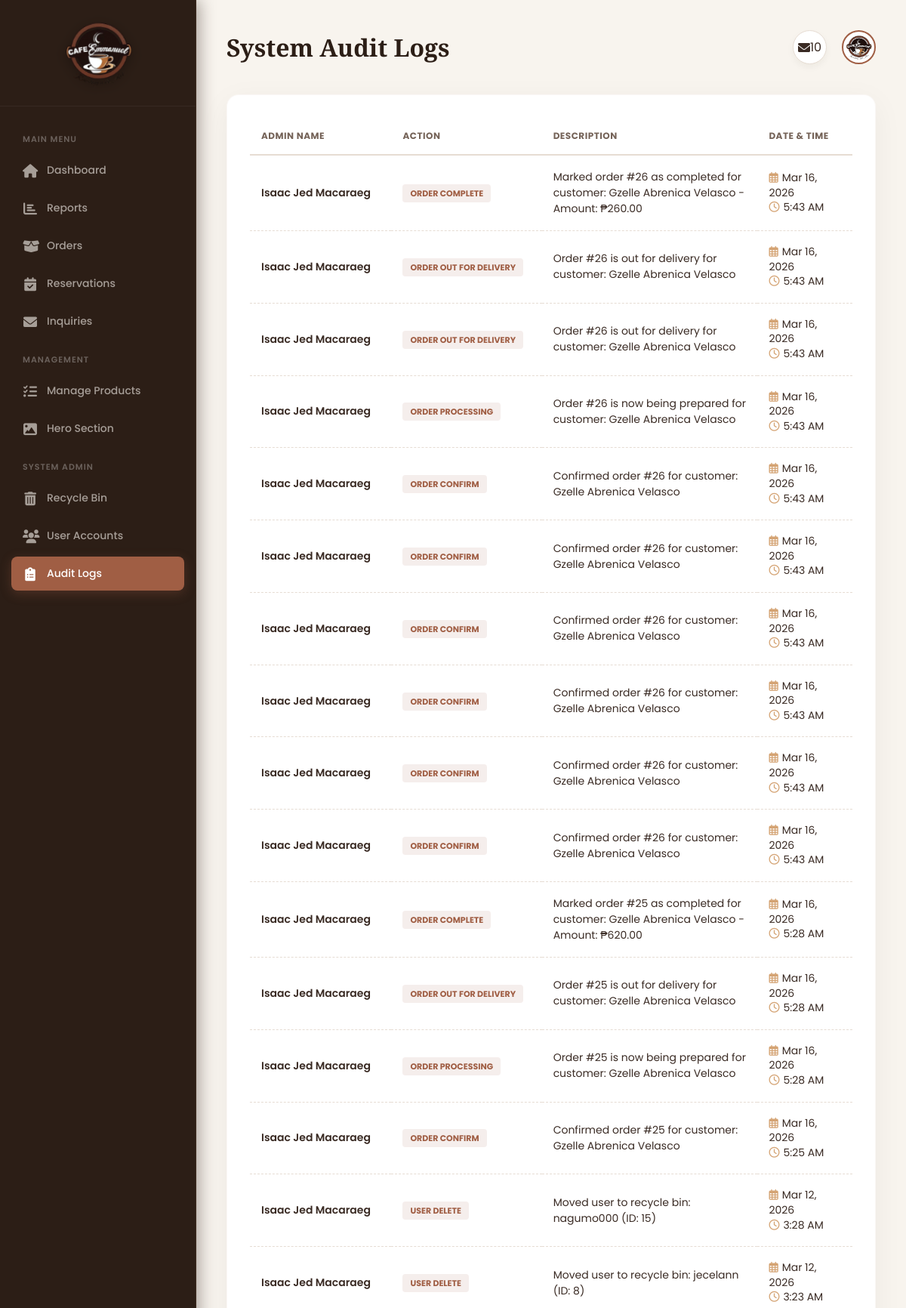
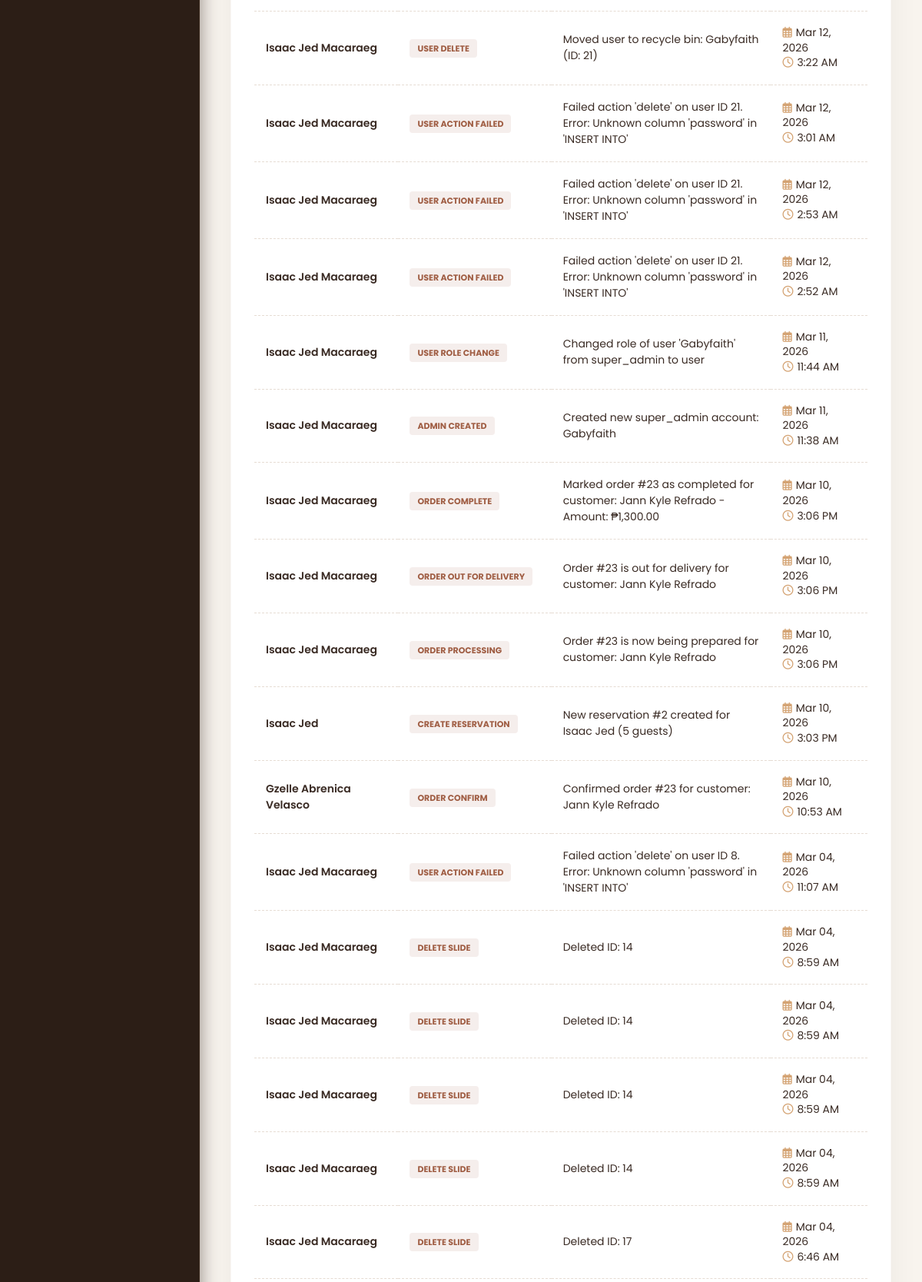
The page /audit_logs_page.php (signed in, upper part) on the database its author committed (2 pictures, top to bottom).
### tables this page shows
CREATE TABLE `audit_logs` (
  `id` int(11) NOT NULL,
  `admin_id` int(11) NOT NULL,
  `admin_name` varchar(255) NOT NULL,
  `action` varchar(100) NOT NULL,
  `description` text NOT NULL,
  `table_name` varchar(50) DEFAULT NULL,
  `record_id` int(11) DEFAULT NULL,
  `created_at` timestamp NULL DEFAULT current_timestamp()
);

### audit_logs_page.php (the view, shortened to what this page needs)
<?php
include 'db_connect.php';
$inquiry_count_result = $conn->query("SELECT COUNT(*) as count FROM inquiries WHERE status = 'new'");
$unread_inquiries = $inquiry_count_result ? $inquiry_count_result->fetch_assoc()['count'] : 0;
$sql = "SELECT admin_name, action, description, created_at FROM audit_logs ORDER BY created_at DESC";
$result = $conn->query($sql);
?>
<!DOCTYPE html>
<html lang="en">
<head>
    <link rel="stylesheet" href="https://cdnjs.cloudflare.com/ajax/libs/font-awesome/6.4.0/css/all.min.css" />
</head>
<body>
    <?php include 'admin_sidebar.php'; ?>
    <main class="main-content">
        <header class="main-header">
            <h1>System Audit Logs</h1>
            <div class="header-icons">
                <div class="icon-container" id="messageIcon">
                    <i class="fas fa-envelope"></i>
                    <?php if($unread_inquiries > 0): ?><span class="header-badge"><?php echo $unread_inquiries; ?></span><?php endif; ?>
                </div>
                <div class="icon-container" id="profileIcon" style="border:none; box-shadow:none; background:transparent;">
                    <img src="Logo_Brand.png" alt="Admin" style="width:45px; height:45px; border-radius:50%; border:2px solid var(--primary); padding:2px; background:#fff;">
                </div>
            </div>
        </header>
        <div class="card">
            <div style="overflow-x: auto;">
                <table>
                    <thead>
                        <tr>
                            <th>Admin Name</th>
                            <th>Action</th>
                            <th>Description</th>
                            <th>Date & Time</th>
                        </tr>
                    </thead>
                    <tbody>
                        <?php if ($result && $result->num_rows > 0): ?>
                            <?php while ($row = $result->fetch_assoc()): ?>
                                <tr>
                                    <td class="admin-name"><?php echo htmlspecialchars($row['admin_name']); ?></td>
                                    <td><span class="action-tag"><?php echo htmlspecialchars(str_replace('_', ' ', $row['action'])); ?></span></td>
                                    <td style="max-width: 300px;"><?php echo htmlspecialchars($row['description']); ?></td>
                                    <td class="date-time">
                                        <div><i class="far fa-calendar-alt"></i><?php echo date("M d, Y", strtotime($row['created_at'])); ?></div>
                                        <div><i class="far fa-clock"></i><?php echo date("g:i A", strtotime($row['created_at'])); ?></div>
                                    </td>
                                </tr>
                            <?php endwhile; ?>
                        <?php else: ?>
                            <tr><td colspan="4" style="text-align:center; padding:40px; color:#3a2b24; font-weight:600;">No activity logs found.</td></tr>
                        <?php endif; ?>
                    </tbody>
                </table>
            </div>
        </div>
    </main>
</body>
</html>

### audit_logs_page.php (style rules this page uses)
:root { --primary: #A05E44; --secondary: #2C1E16; --accent: #D4A373; --bg-main: #F8F4EE; --bg-card: #FFFFFF; --text-dark: #3A2B24; --text-muted: #756358; --border-color: #E6DCD3; --font-heading: 'Playfair Display', serif; --font-body: 'Poppins', sans-serif; --shadow-soft: 0 10px 40px rgba(44, 30, 22, 0.05); }
* { box-sizing: border-box; margin: 0; padding: 0; }
body { font-family: var(--font-body) !important; background-color: var(--bg-main) !important; color: var(--text-dark) !important; display: flex; height: 100vh; overflow: hidden; }
.main-content { flex-grow: 1; margin-left: 260px; width: calc(100% - 260px); height: 100vh; overflow-y: auto; padding: 40px; }
.main-header { display: flex; justify-content: space-between; align-items: center; margin-bottom: 40px; position: relative; z-index: 1000; }
.main-header h1 { font-family: var(--font-heading) !important; font-size: 32px !important; font-weight: 700 !important; color: var(--secondary) !important; }
.header-icons { display: flex; align-items: center; gap: 20px; }
.icon-container { position: relative; cursor: pointer; color: #3a2b24; width: 45px; height: 45px; background: var(--bg-card); border-radius: 50%; display: flex; align-items: center; justify-content: center; border: 1px solid var(--border-color); transition: 0.3s; box-shadow: 0 4px 10px rgba(44, 30, 22, 0.05); }
.card { background: var(--bg-card); padding: 30px; border-radius: 16px; box-shadow: var(--shadow-soft); border: 1px solid rgba(160, 94, 68, 0.05); }
table { width: 100%; border-collapse: collapse; }
th { text-align: left !important; padding: 15px !important; font-size: 12px !important; text-transform: uppercase !important; color: #756358 !important; font-weight: 700 !important; border-bottom: 2px solid var(--border-color) !important; letter-spacing: 0.5px !important; }
td { padding: 18px 15px !important; border-bottom: 1px dashed var(--border-color) !important; font-size: 14px !important; vertical-align: middle !important; color: #3A2B24 !important; }
.admin-name { font-weight: 600; color: var(--secondary); }
.action-tag { padding: 4px 10px; border-radius: 4px; font-size: 11px; font-weight: 700; text-transform: uppercase; background: rgba(160, 94, 68, 0.1); color: var(--primary); }
.date-time { font-size: 13px; color: #3a2b24; line-height: 1.4; }
.date-time i { margin-right: 5px; color: var(--accent); }

### admin_sidebar.php (style rules this page uses)
:root { --primary: #A05E44; --secondary: #2C1E16; --accent: #D4A373; --sidebar-bg: #2C1E16; --text-light: #F8F4EE; --text-muted: rgba(248, 244, 238, 0.6); --nav-hover-bg: rgba(160, 94, 68, 0.15); --transition: all 0.3s ease; }

### rows shown on the page
audit_logs: admin_name "Isaac Jed Macaraeg", action "ORDER COMPLETE", description "Marked order #26 as completed for customer: Gzelle Abrenica Velasco - Amount: ₱260.00", created_at "Mar 16, 2026", created_at "5:43 AM"
audit_logs: admin_name "Isaac Jed Macaraeg", action "ORDER OUT FOR DELIVERY", description "Order #26 is out for delivery for customer: Gzelle Abrenica Velasco", created_at "Mar 16, 2026", created_at "5:43 AM"
audit_logs: admin_name "Isaac Jed Macaraeg", action "ORDER OUT FOR DELIVERY", description "Order #26 is out for delivery for customer: Gzelle Abrenica Velasco", created_at "Mar 16, 2026", created_at "5:43 AM"
audit_logs: admin_name "Isaac Jed Macaraeg", action "ORDER PROCESSING", description "Order #26 is now being prepared for customer: Gzelle Abrenica Velasco", created_at "Mar 16, 2026", created_at "5:43 AM"
audit_logs: admin_name "Isaac Jed Macaraeg", action "ORDER CONFIRM", description "Confirmed order #26 for customer: Gzelle Abrenica Velasco", created_at "Mar 16, 2026", created_at "5:43 AM"
audit_logs: admin_name "Isaac Jed Macaraeg", action "ORDER CONFIRM", description "Confirmed order #26 for customer: Gzelle Abrenica Velasco", created_at "Mar 16, 2026", created_at "5:43 AM"
audit_logs: admin_name "Isaac Jed Macaraeg", action "ORDER CONFIRM", description "Confirmed order #26 for customer: Gzelle Abrenica Velasco", created_at "Mar 16, 2026", created_at "5:43 AM"
audit_logs: admin_name "Isaac Jed Macaraeg", action "ORDER CONFIRM", description "Confirmed order #26 for customer: Gzelle Abrenica Velasco", created_at "Mar 16, 2026", created_at "5:43 AM"
audit_logs: admin_name "Isaac Jed Macaraeg", action "ORDER CONFIRM", description "Confirmed order #26 for customer: Gzelle Abrenica Velasco", created_at "Mar 16, 2026", created_at "5:43 AM"
audit_logs: admin_name "Isaac Jed Macaraeg", action "ORDER CONFIRM", description "Confirmed order #26 for customer: Gzelle Abrenica Velasco", created_at "Mar 16, 2026", created_at "5:43 AM"
audit_logs: admin_name "Isaac Jed Macaraeg", action "ORDER COMPLETE", description "Marked order #25 as completed for customer: Gzelle Abrenica Velasco - Amount: ₱620.00", created_at "Mar 16, 2026", created_at "5:28 AM"
audit_logs: admin_name "Isaac Jed Macaraeg", action "ORDER OUT FOR DELIVERY", description "Order #25 is out for delivery for customer: Gzelle Abrenica Velasco", created_at "Mar 16, 2026", created_at "5:28 AM"
audit_logs: admin_name "Isaac Jed Macaraeg", action "ORDER PROCESSING", description "Order #25 is now being prepared for customer: Gzelle Abrenica Velasco", created_at "Mar 16, 2026", created_at "5:28 AM"
audit_logs: admin_name "Isaac Jed Macaraeg", action "ORDER CONFIRM", description "Confirmed order #25 for customer: Gzelle Abrenica Velasco", created_at "Mar 16, 2026", created_at "5:25 AM"
audit_logs: admin_name "Isaac Jed Macaraeg", action "USER DELETE", description "Moved user to recycle bin: nagumo000 (ID: 15)", created_at "Mar 12, 2026", created_at "3:28 AM"
audit_logs: admin_name "Isaac Jed Macaraeg", action "USER DELETE", description "Moved user to recycle bin: jecelann (ID: 8)", created_at "Mar 12, 2026", created_at "3:23 AM"
audit_logs: admin_name "Isaac Jed Macaraeg", action "USER DELETE", description "Moved user to recycle bin: Gabyfaith (ID: 21)", created_at "Mar 12, 2026", created_at "3:22 AM"
audit_logs: admin_name "Isaac Jed Macaraeg", action "USER ACTION FAILED", description "Failed action 'delete' on user ID 21. Error: Unknown column 'password' in 'INSERT INTO'", created_at "Mar 12, 2026", created_at "3:01 AM"
audit_logs: admin_name "Isaac Jed Macaraeg", action "USER ACTION FAILED", description "Failed action 'delete' on user ID 21. Error: Unknown column 'password' in 'INSERT INTO'", created_at "Mar 12, 2026", created_at "2:53 AM"
audit_logs: admin_name "Isaac Jed Macaraeg", action "USER ACTION FAILED", description "Failed action 'delete' on user ID 21. Error: Unknown column 'password' in 'INSERT INTO'", created_at "Mar 12, 2026", created_at "2:52 AM"
audit_logs: admin_name "Isaac Jed Macaraeg", action "USER ROLE CHANGE", description "Changed role of user 'Gabyfaith' from super_admin to user", created_at "Mar 11, 2026", created_at "11:44 AM"
audit_logs: admin_name "Isaac Jed Macaraeg", action "ADMIN CREATED", description "Created new super_admin account: Gabyfaith", created_at "Mar 11, 2026", created_at "11:38 AM"
audit_logs: admin_name "Isaac Jed Macaraeg", action "ORDER COMPLETE", description "Marked order #23 as completed for customer: Jann Kyle Refrado - Amount: ₱1,300.00", created_at "Mar 10, 2026", created_at "3:06 PM"
audit_logs: admin_name "Isaac Jed Macaraeg", action "ORDER OUT FOR DELIVERY", description "Order #23 is out for delivery for customer: Jann Kyle Refrado", created_at "Mar 10, 2026", created_at "3:06 PM"
audit_logs: admin_name "Isaac Jed Macaraeg", action "ORDER PROCESSING", description "Order #23 is now being prepared for customer: Jann Kyle Refrado", created_at "Mar 10, 2026", created_at "3:06 PM"
audit_logs: admin_name "Isaac Jed", action "CREATE RESERVATION", description "New reservation #2 created for Isaac Jed (5 guests)", created_at "Mar 10, 2026", created_at "3:03 PM"
audit_logs: admin_name "Gzelle Abrenica Velasco", action "ORDER CONFIRM", description "Confirmed order #23 for customer: Jann Kyle Refrado", created_at "Mar 10, 2026", created_at "10:53 AM"
audit_logs: admin_name "Isaac Jed Macaraeg", action "USER ACTION FAILED", description "Failed action 'delete' on user ID 8. Error: Unknown column 'password' in 'INSERT INTO'", created_at "Mar 04, 2026", created_at "11:07 AM"
audit_logs: admin_name "Isaac Jed Macaraeg", action "DELETE SLIDE", description "Deleted ID: 14", created_at "Mar 04, 2026", created_at "8:59 AM"
audit_logs: admin_name "Isaac Jed Macaraeg", action "DELETE SLIDE", description "Deleted ID: 14", created_at "Mar 04, 2026", created_at "8:59 AM"
audit_logs: admin_name "Isaac Jed Macaraeg", action "DELETE SLIDE", description "Deleted ID: 14", created_at "Mar 04, 2026", created_at "8:59 AM"
audit_logs: admin_name "Isaac Jed Macaraeg", action "DELETE SLIDE", description "Deleted ID: 14", created_at "Mar 04, 2026", created_at "8:59 AM"
audit_logs: admin_name "Isaac Jed Macaraeg", action "DELETE SLIDE", description "Deleted ID: 17", created_at "Mar 04, 2026", created_at "6:46 AM"

### other values the page prints
$unread_inquiries "10"
